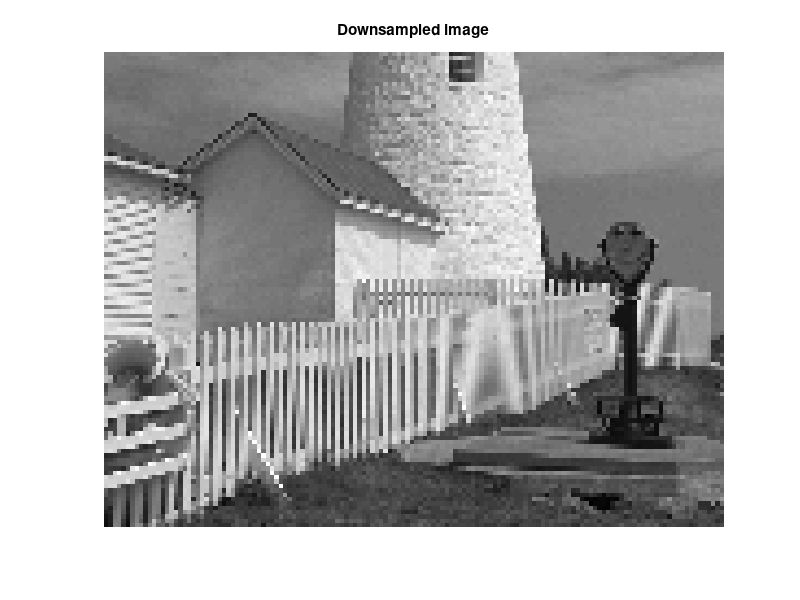
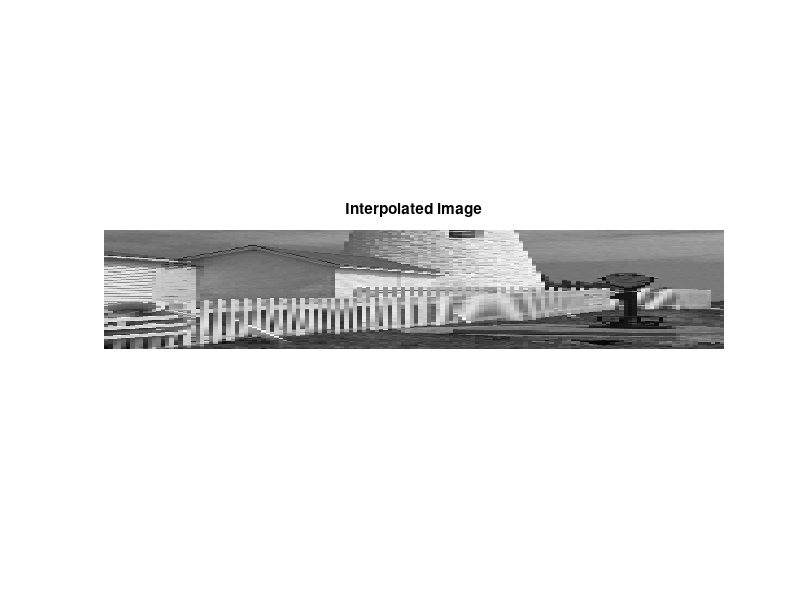

The MATLAB script that drew these images, in order:
%4
%a
load lighthouse;
xx3 = xx(1:3:end,1:3:end);
%show_img(xx); show_img(xx3);  
L = length(xx3);
nn = ceil((0.999:1:4*L)/4);
xrholdrows = xx3(:,nn);

figure;
imshow(xx3);
title('Downsampled image');

figure;
imshow(xrholdrows);
title('Interpolated image');
